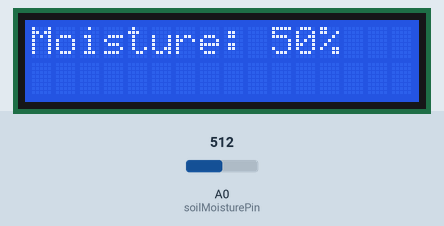
Simulated run of this sketch. Board: Arduino Uno, built with avr-gcc and run on an emulated ATmega328P. On the bench: 16×2 character LCD. The test bench sets the inputs (shaded band); at power-on: A0 (soilMoisturePin) = 512. What the sketch prints to the serial monitor is not drawn.

Above: at 3.2 s.
3.3 s: A0 (soilMoisturePin) set to 108
At 5.2 s:
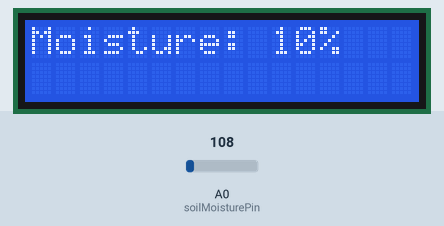
5.6 s: A0 (soilMoisturePin) set to 96
At 6.4 s:
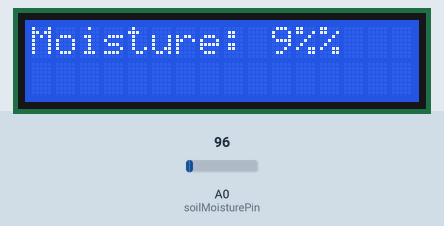
7.6 s: A0 (soilMoisturePin) set to 122
At 8.9 s:
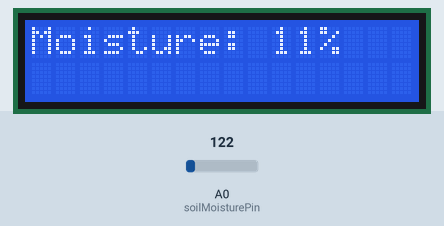
Timing chart, 0 to 10.6 s (numbered marks = the images above; inputs shaded):
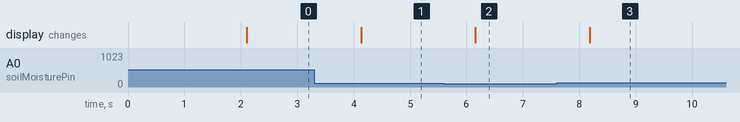

The sketch:

sketch_jul14a.ino
```cpp
#include <Wire.h>
#include <LiquidCrystal_I2C.h>

// Define I2C display address and dimensions
#define I2C_ADDRESS 0x27
#define LCD_COLUMNS 16
#define LCD_ROWS 2

// Define soil moisture sensor pin
const int soilMoisturePin = A0;

// Initialize I2C display
LiquidCrystal_I2C lcd(I2C_ADDRESS, LCD_COLUMNS, LCD_ROWS);

void setup() {
  // Initialize serial communication
  Serial.begin(9600);

  // Initialize I2C display
  lcd.begin(LCD_COLUMNS, LCD_ROWS);
  lcd.backlight();

  // Display initial message
  lcd.setCursor(0, 0);
  lcd.print("Soil Moisture");
  lcd.setCursor(0, 1);
  lcd.print("Sensor Reading");

  delay(2000);
  lcd.clear();
}

void loop() {
  // Read soil moisture sensor value
  int soilMoistureValue = analogRead(soilMoisturePin);

  // Map the sensor value to a percentage (0-100%)
  int moisturePercentage = map(soilMoistureValue, 0, 1023, 0, 100);

  // Display the moisture percentage on the I2C display
  lcd.setCursor(0, 0);
  lcd.print("Moisture: ");
  lcd.print(moisturePercentage);
  lcd.print("%");

  // Print the moisture value to the serial monitor
  Serial.print("Moisture: ");
  Serial.print(moisturePercentage);
  Serial.println("%");

  delay(1000);
}
```

Measured:
- the behaviour switches between 103 and 102 on A0 (soilMoisturePin) (found by bisection; images 1 and 2)
- after the input at 3.3 s, the display: changes after 0.83 s (image 1)
- after the input at 5.6 s, the display: changes after 0.56 s (image 2)
- after the input at 7.6 s, the display: changes after 0.58 s (image 3)
